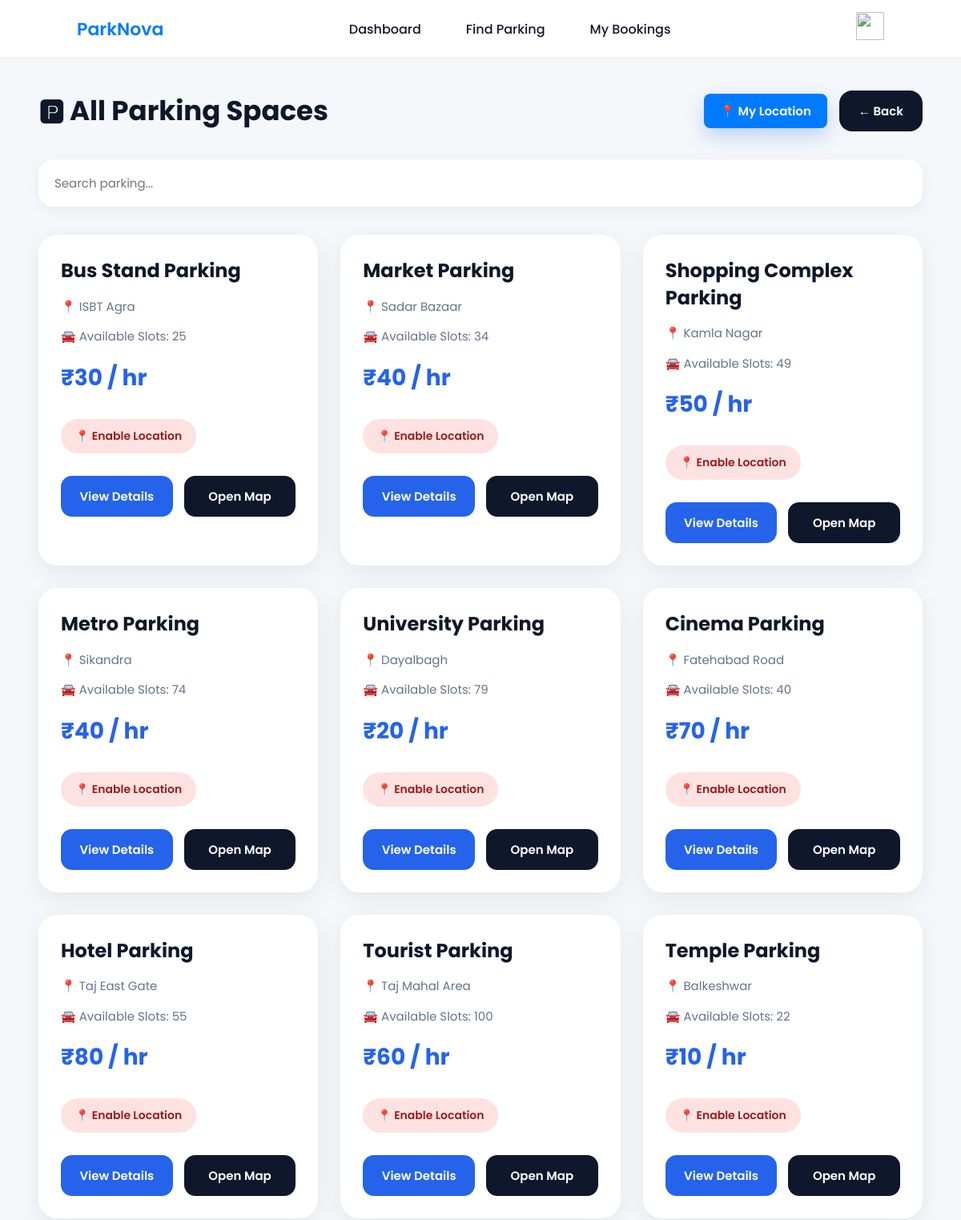
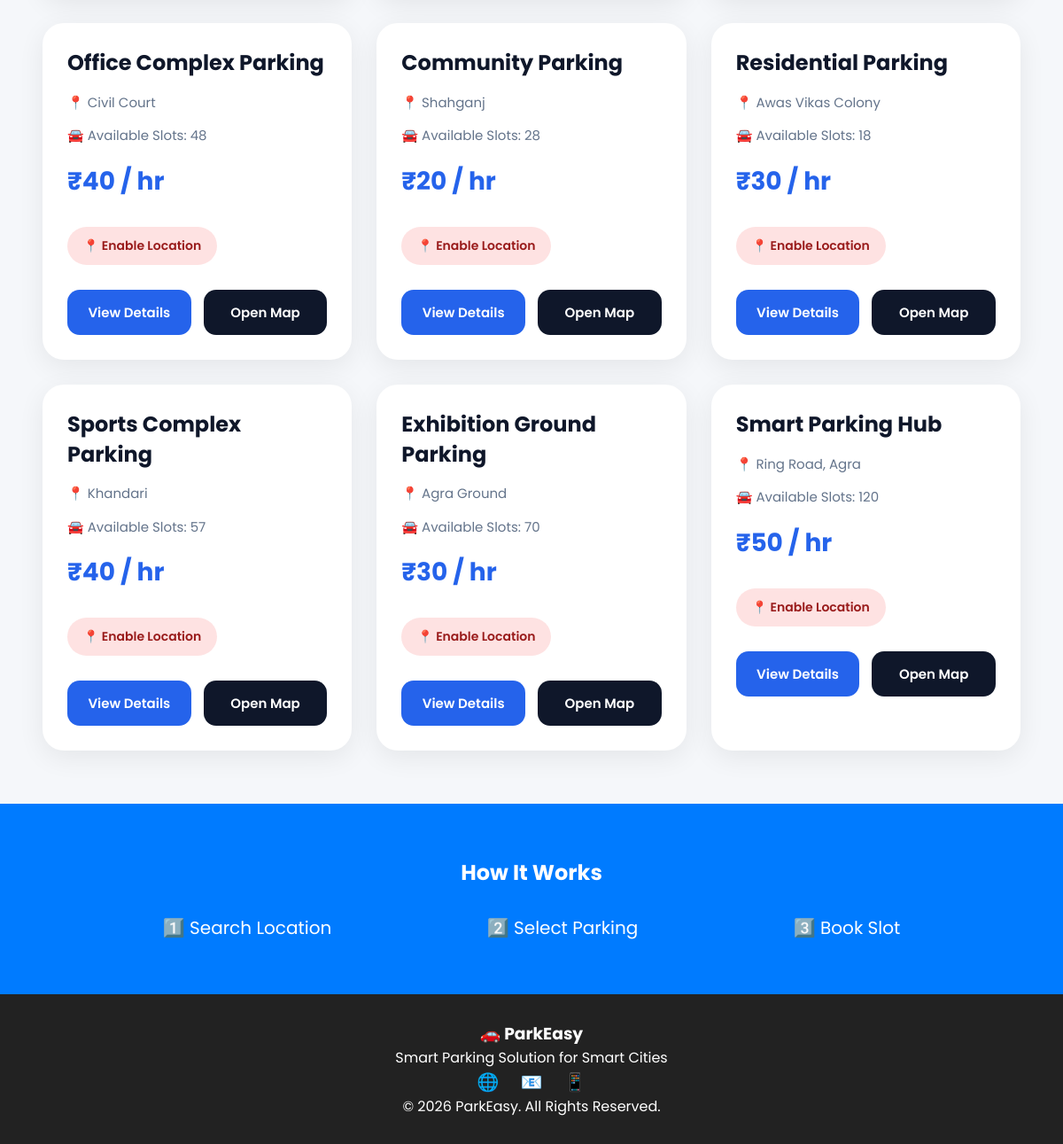
The page /all-parking/ (signed in) on the database its author committed (2 pictures, top to bottom).
### myapp/models.py (models this page shows, shortened)
class Parking(models.Model):
    name = models.CharField(max_length=100)
    address = models.CharField(max_length=200)
    price = models.IntegerField()
    available_slots = models.IntegerField(default=0)
    latitude = models.FloatField()
    longitude = models.FloatField()

### myapp/views.py (the view, shortened to what this page needs)
# urls.py: path('all-parking/', views.all_parkings, name='all_parking'),
@login_required(login_url='login')
def all_parkings(request):
    parkings = Parking.objects.all()
    user_lat = request.GET.get("lat")
    user_lng = request.GET.get("lng")
    parking_list = []
    for p in parkings:
        distance = None
        parking_list.append({
            "id": p.id,
            "name": p.name,
            "address": p.address,
            "price": p.price,
            "available_slots": p.available_slots,
            "latitude": p.latitude,
            "longitude": p.longitude,
            "distance":
            round(distance, 2)
            if distance is not None
            else None
        })
    parking_list.sort(
        key=lambda x:
        x["distance"]
        if x["distance"] is not None
        else 999999
    )
    return render(
        request,
        "all_parkings.html",
        {
            "parkings": parking_list
        }
    )

### myapp/templates/all_parkings.html (shortened to what this page needs)
{% load static %}
<!DOCTYPE html>
<html lang="en">
<head>
    <link rel="stylesheet"
          href="{% static 'css/all_parkings-style.css' %}">
</head>
<body>
{% include 'nav2.html' %}
<div class="container">
    <div class="topbar">
        <h2>
            🅿 All Parking Spaces
        </h2>
        <div class="top-actions">
            <button class="btn"
                    onclick="getLocation()">
                📍 My Location
            </button>
            <a href="{% url 'find_parking' %}"
               class="back-btn">
                ← Back
            </a>
        </div>
    </div>
    <div class="search-box">
        <input type="text"
               id="searchInput"
               placeholder="Search parking..."
               onkeyup="filterCards()">
    </div>
    <div class="grid">
        {% for p in parkings %}
        <div class="card">
            <h3 class="name">
                {{ p.name }}
            </h3>
            <p class="meta">
                📍 {{ p.address|default:"Address not available" }}
            </p>
            <p class="meta">
                🚘 Available Slots:
                {{ p.available_slots }}
            </p>
            <p class="price">
                ₹{{ p.price }} / hr
            </p>
            {% if p.distance %}
                <p class="distance">
                    📍 {{ p.distance|floatformat:2 }} KM Away
                </p>
            {% else %}
                <p class="distance2">
                    📍 Enable Location
                </p>
            {% endif %}
            <div class="btns">
                <a href="{% url 'parking_detail' p.id %}"
                   class="view-btn">
                    View Details
                </a>
                <a href="https://www.google.com/maps?q={{p.latitude}},{{p.longitude}}"
                   target="_blank"
                   class="map-btn">
                    Open Map
                </a>
            </div>
        </div>
        {% endfor %}
    </div>
</div>
{% include 'footer.html' %}
</body>
</html>

### myapp/static/css/all_parkings-style.css (style rules this page uses)
* { margin:0; padding:0; box-sizing:border-box; font-family:'Poppins',sans-serif; }
body { background:#f1f5f9; overflow-x:hidden; }
.container { width:92%; max-width:1400px; margin:auto; padding:40px 0 60px; }
.topbar { display:flex; justify-content:space-between; align-items:center; gap:20px; margin-bottom:35px; flex-wrap:wrap; }
.topbar h2 { font-size:34px; font-weight:700; color:#0f172a; }
.top-actions { display:flex; align-items:center; gap:15px; flex-wrap:wrap; }
.btn { background:linear-gradient( 135deg, #2563eb, #1d4ed8 ); color:white; border:none; padding:14px 26px; border-radius:16px; cursor:pointer; font-size:15px; font-weight:600; transition:0.3s ease; box-shadow: 0 10px 25px rgba(37,99,235,0.25); }
.back-btn { text-decoration:none; background:#0f172a; color:white; padding:14px 24px; border-radius:16px; font-size:15px; font-weight:600; transition:0.3s ease; }
.search-box { margin-bottom:35px; }
.search-box input { width:100%; padding:18px 20px; border:none; border-radius:18px; background:white; box-shadow: 0 5px 18px rgba(0,0,0,0.06); outline:none; font-size:15px; transition:0.3s; }
.grid { display:grid; grid-template-columns: repeat(auto-fit,minmax(320px,1fr)); gap:28px; }
.card { background:white; border-radius:24px; padding:28px; transition:0.35s ease; overflow:hidden; box-shadow: 0 8px 30px rgba(0,0,0,0.07); }
.name { font-size:24px; font-weight:700; color:#0f172a; margin-bottom:15px; line-height:1.4; }
.meta { color:#64748b; font-size:15px; margin-bottom:12px; line-height:1.7; }
.price { font-size:28px; font-weight:700; color:#2563eb; margin:18px 0; }
.distance2 { display:inline-block; padding:11px 18px; border-radius:40px; background:#fee2e2; color:#991b1b; font-size:14px; font-weight:600; margin-top:12px; }
.btns { display:flex; gap:14px; margin-top:28px; flex-wrap:wrap; }
.view-btn, .map-btn { flex:1; min-width:130px; text-align:center; text-decoration:none; padding:14px; border-radius:14px; font-size:15px; font-weight:600; transition:0.3s ease; }
.view-btn { background:#2563eb; color:white; }
.map-btn { background:#0f172a; color:white; }

### myapp/static/css/nav2-style.css (style rules this page uses)
* { margin: 0; padding: 0; box-sizing: border-box; font-family: 'Poppins', sans-serif; }

### myapp/static/css/navbar-style.css (style rules this page uses)
:root { --primary: #007bff; --primary-dark: #0056b3; --bg: #f8fafc; --card: #ffffff; --text: #1e293b; --muted: #64748b; --border: #e2e8f0; }
* { margin: 0; padding: 0; box-sizing: border-box; font-family: 'Poppins', sans-serif; }
body { background: #f5f7fa; }
.btn { background: var(--primary); color: white; border: none; padding: 10px 20px; border-radius: 8px; cursor: pointer; transition: 0.25s; }

### rows shown on the page
Parking: name "Bus Stand Parking", address "ISBT Agra"
Parking: name "Market Parking", address "Sadar Bazaar"
Parking: name "Shopping Complex Parking", address "Kamla Nagar"
Parking: name "Metro Parking", address "Sikandra"
Parking: name "University Parking", address "Dayalbagh"
Parking: name "Cinema Parking", address "Fatehabad Road"
Parking: name "Hotel Parking", address "Taj East Gate"
Parking: name "Tourist Parking", address "Taj Mahal Area"
Parking: name "Temple Parking", address "Balkeshwar"
Parking: name "Office Complex Parking", address "Civil Court"
Parking: name "Community Parking", address "Shahganj"
Parking: name "Residential Parking", address "Awas Vikas Colony"
Parking: name "Sports Complex Parking", address "Khandari"
Parking: name "Exhibition Ground Parking", address "Agra Ground"
Parking: name "Smart Parking Hub", address "Ring Road, Agra"

### other values the page prints
{{ p.available_slots }} "25" "34" "49" "74" "79" "40" "55" "100" "22" "48" "28" "18" "57" "70" "120"
{{ p.price }} "30" "40" "50" "40" "20" "70" "80" "60" "10" "40" "20" "30" "40" "30" "50"
